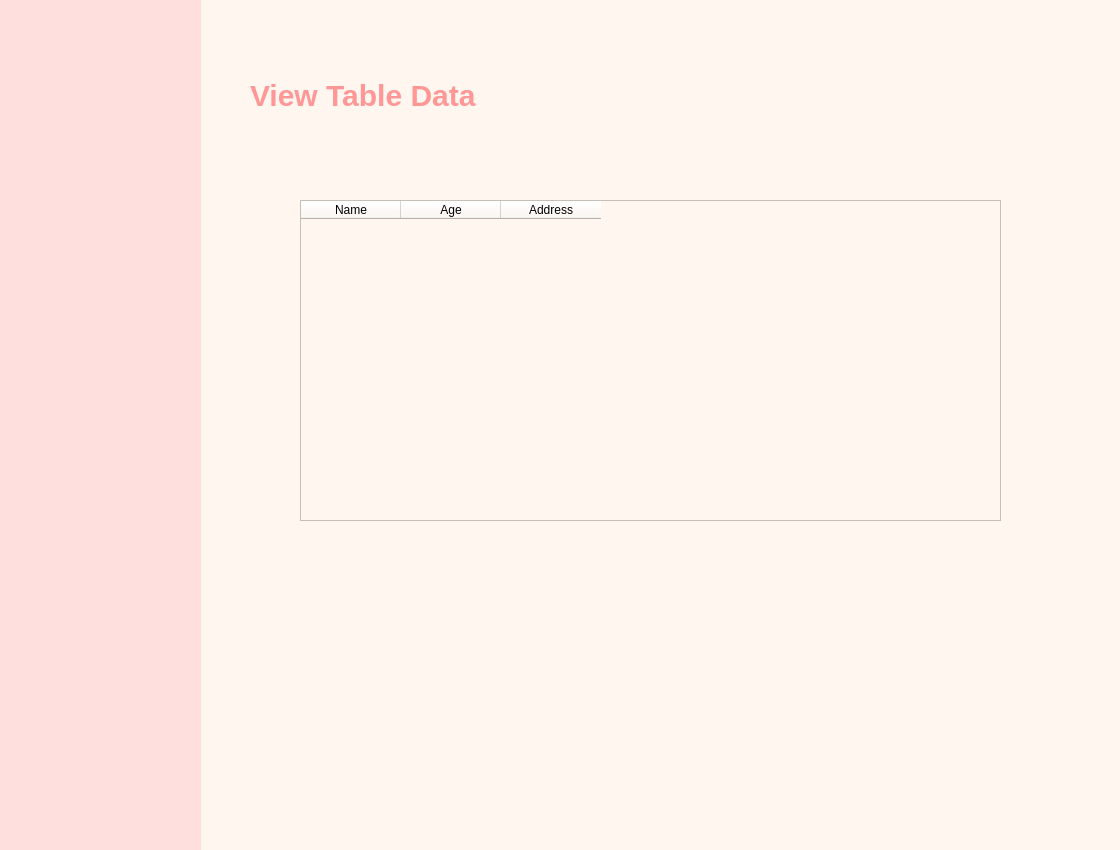
<?xml version="1.0" encoding="UTF-8"?>
<ui version="4.0">
 <class>Dialog</class>
 <widget class="QDialog" name="Dialog">
  <property name="geometry">
   <rect>
    <x>0</x>
    <y>0</y>
    <width>1120</width>
    <height>850</height>
   </rect>
  </property>
  <property name="windowTitle">
   <string>Dialog</string>
  </property>
  <property name="styleSheet">
   <string notr="true">
background-color: rgb(238, 238, 238);
background-color: rgb(255, 247, 239);</string>
  </property>
  <widget class="QWidget" name="widget" native="true">
   <property name="geometry">
    <rect>
     <x>0</x>
     <y>0</y>
     <width>201</width>
     <height>851</height>
    </rect>
   </property>
   <property name="styleSheet">
    <string notr="true">
background-color: rgb(255, 222, 222);</string>
   </property>
  </widget>
  <widget class="QLabel" name="label">
   <property name="geometry">
    <rect>
     <x>250</x>
     <y>50</y>
     <width>311</width>
     <height>91</height>
    </rect>
   </property>
   <property name="styleSheet">
    <string notr="true">font-size: 30px;
font: bold;
color: rgb(255, 222, 222);
color: rgb(255, 151, 151);</string>
   </property>
   <property name="text">
    <string>View Table Data </string>
   </property>
  </widget>
  <widget class="QTableWidget" name="tableWidget">
   <property name="geometry">
    <rect>
     <x>300</x>
     <y>200</y>
     <width>701</width>
     <height>321</height>
    </rect>
   </property>
   <column>
    <property name="text">
     <string>Name</string>
    </property>
   </column>
   <column>
    <property name="text">
     <string>Age</string>
    </property>
   </column>
   <column>
    <property name="text">
     <string>Address</string>
    </property>
   </column>
  </widget>
 </widget>
 <resources/>
 <connections/>
</ui>
